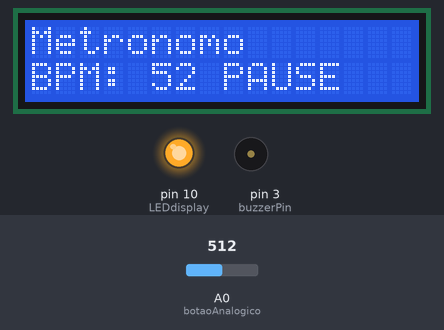
A sketch run on a simulated Arduino Uno, built with avr-gcc and run on an emulated ATmega328P. Shown: 16×2 character LCD, output pins drawn as LEDs (lit = HIGH), buzzer (waves = sounding). Dashed ring = blinking. The inputs (shaded band) are chosen by the test bench; at power-on: A0 (botaoAnalogico) = 512.

Above: at 1.2 s.
1.3 s: A0 (botaoAnalogico) set to 590
2.8 s: A0 (botaoAnalogico) set to 614
At 3.4 s:
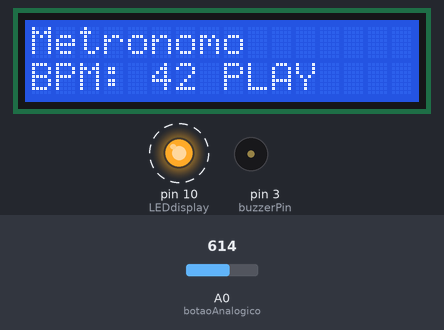
5.8 s: A0 (botaoAnalogico) set to 511
At 6.0 s:
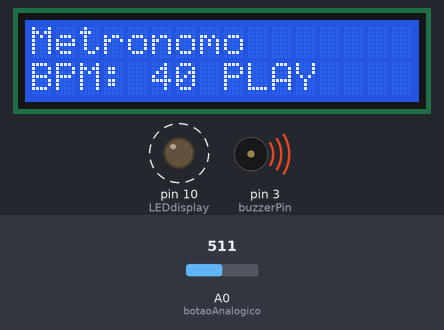
At 8.9 s:
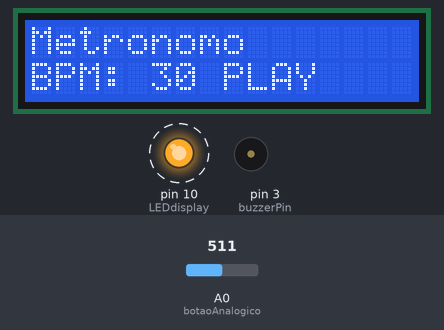
Timing chart, 0 to 14.8 s (numbered marks = the images above; inputs shaded):
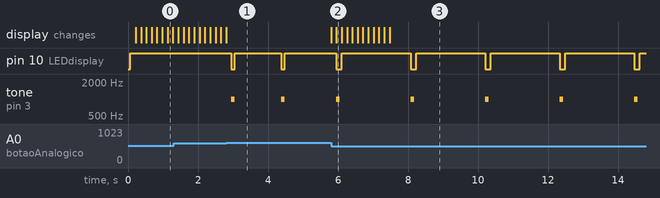

The sketch:

metronomo_digital.ino
```cpp
// Configurações do Display LCD Shield 16x2 com Teclado para Arduino
#include <LiquidCrystal.h>
LiquidCrystal lcd(8, 9, 4, 5, 6, 7);
const int LEDdisplay = 10;
const int botaoAnalogico = A0;

// Definição de Pinos
const int buzzerPin = 3; // Buzzer passivo

// Configurações do Metrônomo
int bpm = 60;
int bpmMaximo = 120;
int bpmMinimo = 30;
bool tocando = false;

unsigned long ultimaBatida = 0;
unsigned long intervalo = 60000 / 60;

// Controle do LED
bool ledApagadoNaBatida = false;
unsigned long tempoLed = 0;

// Atualização do LCD
void atualizarLCD() {
  lcd.setCursor(0, 1);
  lcd.print("BPM:");
  if (bpm < 100) lcd.print(" ");
  lcd.print(bpm);
  lcd.print(tocando ? " PLAY " : " PAUSE");
}

// Controle de Play e Pause
bool ultimoEstadoSelect = HIGH;

// ----- SETUP -----
void setup() {
  lcd.begin(16, 2);

  pinMode(buzzerPin, OUTPUT);
  pinMode(botaoAnalogico, INPUT);
  pinMode(LEDdisplay, OUTPUT);

  digitalWrite(LEDdisplay, HIGH); // LED começa aceso

  lcd.setCursor(0, 0);
  lcd.print("Metronomo");
  lcd.setCursor(0, 1);
  lcd.print("BPM:");
  lcd.print(bpm);
  lcd.print(" PAUSE");
}

// ------ LOOP -----
void loop() {
  // Leitura dos botões
  int leitura = analogRead(botaoAnalogico);

  bool botaoCima     = (leitura >= 100 && leitura < 200);
  bool botaoBaixo    = (leitura >= 200 && leitura < 400);
  bool botaoDireita  = (leitura >= 0   && leitura < 100);
  bool botaoEsquerda = (leitura >= 400 && leitura < 600);
  bool botaoSelect   = (leitura >= 600 && leitura < 800);

  // Ajuste de BPM
  if (botaoCima) {
    bpm += 10;
    if (bpm > bpmMaximo) bpm = bpmMaximo;
    atualizarLCD();
    delay(150); //debounce
  }
  else if (botaoBaixo) {
    bpm -= 10;
    if (bpm < bpmMinimo) bpm = bpmMinimo;
    atualizarLCD();
    delay(150); //debounce
  }
  else if (botaoDireita) {
    bpm += 1;
    if (bpm > bpmMaximo) bpm = bpmMaximo;
    atualizarLCD();
    delay(150); //debounce
  }
  else if (botaoEsquerda) {
    bpm -= 1;
    if (bpm < bpmMinimo) bpm = bpmMinimo;
    atualizarLCD();
    delay(150); //debounce
  }

  // Play / Pause
  if (botaoSelect && !ultimoEstadoSelect) {
    tocando = !tocando;
    atualizarLCD();

    if (!tocando) {
      digitalWrite(LEDdisplay, HIGH); // no pause, LED fica aceso
    }

    delay(150); //debounce
  }
  ultimoEstadoSelect = botaoSelect;

  // Lógica do metrônomo
  unsigned long agora = millis();
  intervalo = 60000 / bpm;

  if (tocando) {
    if (agora - ultimaBatida >= intervalo) {
      ultimaBatida = agora;

      tone(buzzerPin, 1000, 100);

      // LED apaga na batida
      digitalWrite(LEDdisplay, LOW);
      ledApagadoNaBatida = true;
      tempoLed = agora;
    }
  }

  // LED acende após a batida
  if (ledApagadoNaBatida && (agora - tempoLed >= 100)) {
    digitalWrite(LEDdisplay, HIGH);
    ledApagadoNaBatida = false;
  }
}
```

Measured:
- the behaviour switches between 599 and 600 on A0 (botaoAnalogico) (found by bisection; images 0 and 1)
- after the input at 2.8 s, pin 10 (LEDdisplay): alternates HIGH for 1.3 s and LOW for 0.10 s, starting after 0.16 s; tone on pin 3 (buzzerPin): alternates 1000 Hz for 0.10 s and silent for 1.3 s, starting after 0.16 s; the display: changes at once (image 1)
- after the input at 5.8 s, pin 10 (LEDdisplay): alternates HIGH for 2.0 s and LOW for 0.15 s, starting after 0.15 s; tone on pin 3 (buzzerPin): alternates 1000 Hz for 0.10 s and silent for 2.0 s, starting after 0.15 s; the display: first changes at once (image 2 shows a later state)
